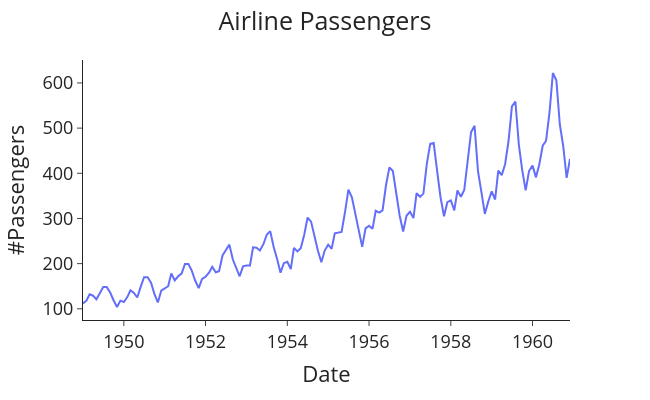

The cell this chart's notebook holds for it:
### Markdown cell above
### Data

### Code cell
# Import packages
import plotly.express as px
import pandas as pd

# Read in the data
data = pd.read_csv('AirPassengers.csv')
data['Month'] = pd.to_datetime(data['Month'])


def plot_passenger_volumes(df: pd.DataFrame,
                           y: str) -> None:
    """General function to plot the passenger data."""

    fig = px.line(df, x='Month', y=y, labels={'Month': 'Date'})
    fig.update_layout(template="simple_white", font=dict(size=18), title_text='Airline Passengers',
                      width=650, title_x=0.5, height=400)

    return fig.show()


# Plot the airline passenger data
plot_passenger_volumes(df=data, y='#Passengers')

### Figure 1 — Plotly figure (JSON) as saved in the notebook; plotly's stock layout.template omitted (floating-point values rounded to 4 significant figures; data arrays with more than 128 entries replaced by an {"elided": "..."} marker saying what was removed)
{"data": [{"hovertemplate": "Date=%{x}<br>#Passengers=%{y}<extra></extra>", "legendgroup": "", "line": {"color": "#636efa", "dash": "solid"}, "marker": {"symbol": "circle"}, "mode": "lines", "name": "", "orientation": "v", "showlegend": false, "type": "scatter", "x": {"elided": "144 str values"}, "xaxis": "x", "y": {"elided": "144 int values"}, "yaxis": "y"}], "layout": {"font": {"size": 18}, "height": 400, "legend": {"tracegroupgap": 0}, "margin": {"t": 60}, "title": {"text": "Airline Passengers", "x": 0.5}, "width": 650, "xaxis": {"anchor": "y", "domain": [0.0, 1.0], "title": {"text": "Date"}}, "yaxis": {"anchor": "x", "domain": [0.0, 1.0], "title": {"text": "#Passengers"}}}}
